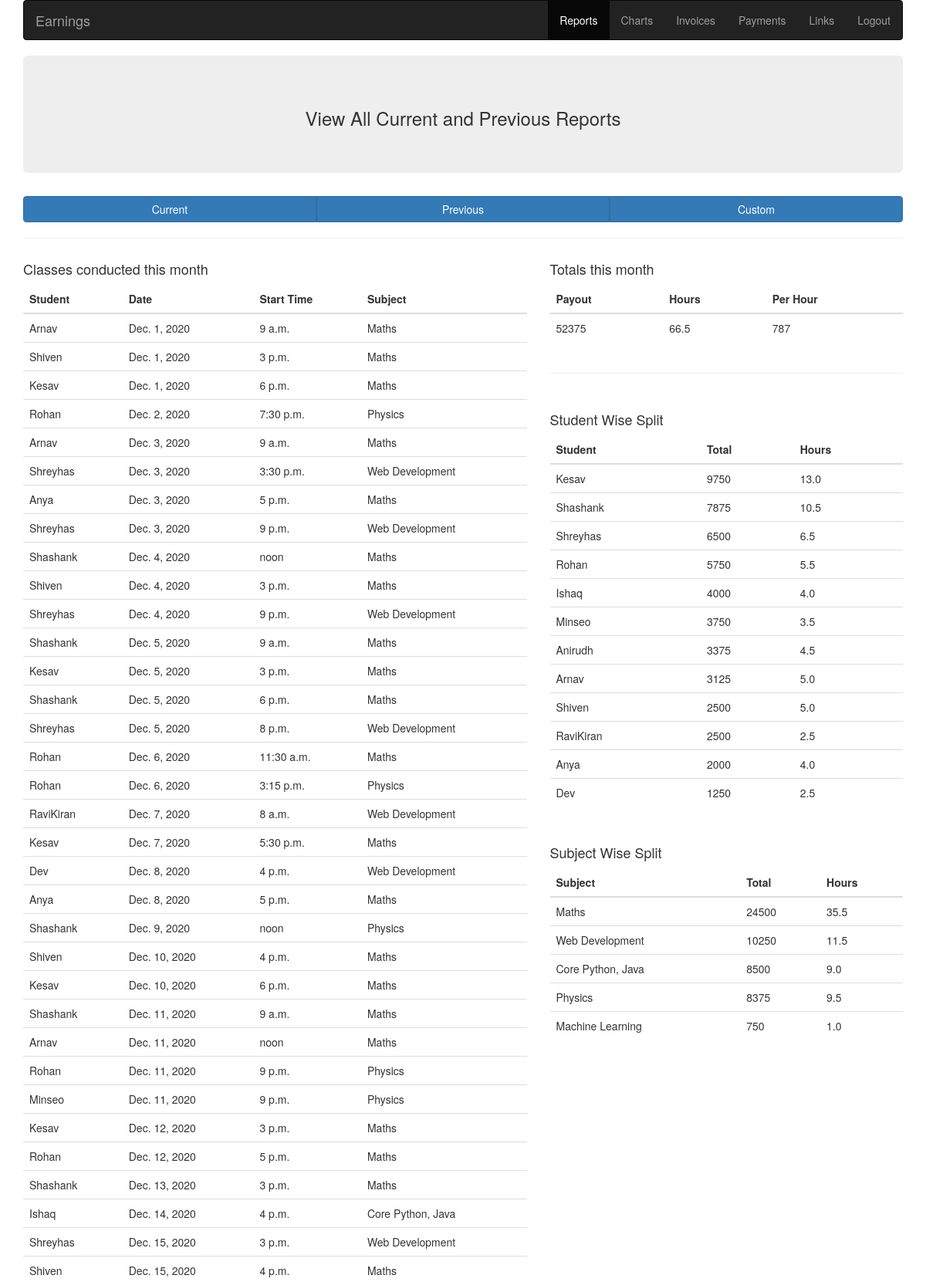
Screenshot of /reports/1/ (signed in, upper part) with the database file from the repository.
### reports/models.py (models this page shows, shortened)
class Class(models.Model):
    student = models.CharField(max_length=30)
    date = models.DateField()
    start_time = models.TimeField()
    end_time = models.TimeField()
    subject = models.CharField(max_length=30)
    topic = models.CharField(max_length=60)
    homework = models.CharField(max_length=60, default='None')
    brought_over = models.CharField(max_length=60, default='No')
    remarks = models.CharField(max_length=100, default="None")
    duration = models.FloatField()
    payout = models.IntegerField()

### reports/views.py (the view)
# urls.py: path('reports/<int:tab_id>/', reports.views.dashboard, name="dashboard"),
@login_required
def dashboard(request, tab_id):
    if tab_id in (1,2):
        start_date, end_date = get_dates(tab_id)
    else:
        start_date, end_date = request.POST["modal_start_date"], request.POST["modal_end_date"]
    classes = Class.objects.filter(
        date__gte=start_date,
        date__lte=end_date
    ).order_by('date', 'start_time')
    total, hours, hourly_average = get_totals(classes)
    student_wise = get_student_wise(classes)
    subject_wise = get_subject_wise(classes)
    return render(request, 'reports/dashboard.html', {'classes': classes,
                                                      'total': total,
                                                      'hours': hours,
                                                      'hourly_average' : hourly_average,
                                                      'student_wise': student_wise,
                                                      'subject_wise' : subject_wise})

### reports/views.py (called while the page is built, shortened)
def get_totals(classes):
    total = 0
    hours = 0
    for c in classes:
        total += c.payout
        hours += c.duration
    if hours == 0:
        return 0, 0, 0
    return total, hours, int(total/hours)

def get_student_wise(classes):
    s_wise = {}
    for c in classes:
        if c.student in s_wise:
            s_wise[c.student][0] += c.payout
            s_wise[c.student][1] += c.duration
        else:
            s_wise[c.student] = []
            s_wise[c.student].append(c.payout)
            s_wise[c.student].append(c.duration)
    s_wise = {k: v for k, v in sorted(s_wise.items(), key=lambda item: item[1], reverse=True)}
    return s_wise

def get_subject_wise(classes):
    s_wise = {}
    for c in classes:
        if c.subject in s_wise:
            s_wise[c.subject][0] += c.payout
            s_wise[c.subject][1] += c.duration
        else:
            s_wise[c.subject] = []
            s_wise[c.subject].append(c.payout)
            s_wise[c.subject].append(c.duration)
    s_wise = {k: v for k, v in sorted(s_wise.items(), key=lambda item: item[1], reverse=True)}
    return s_wise

def get_dates(tab_id):
    if tab_id == 1:
        start_date = datetime.now().replace(day=1)
        month = int(datetime.now().strftime("%m"))
        if month in [1, 3, 5, 7, 8, 10, 12]:
            last_date = 31
        elif month in [4, 6, 9, 11]:
            last_date = 30
        else:
            if datetime.now().year % 4 == 0:  # not checking for century years
                last_date = 29
            else:
                last_date = 28
        end_date = datetime.now().replace(day=last_date)
        return start_date, end_date

### reports/templates/reports/dashboard.html (shortened to what this page needs)
<!DOCTYPE html>
<html lang="en">
<head>
    {% load static %}
  <link rel="stylesheet" href="https://maxcdn.bootstrapcdn.com/bootstrap/3.4.1/css/bootstrap.min.css">
</head>
<body>
    <div class="container">
        <nav class="navbar navbar-inverse">
          <div class="container-fluid">
            <div class="navbar-header">
              <a class="navbar-brand" href="{% url 'landing' %}">Earnings</a>
            </div>
            <ul class="nav navbar-nav navbar-right">
              <li class="active"><a href="#">Reports</a></li>
              <li><a href="{% url 'charts' 1 %}">Charts</a></li>
              <li><a href="{% url 'invoices_home' %}">Invoices</a></li>
              <li><a href="{% url 'payments' %}">Payments</a></li>
              <li><a href="{% url 'links' %}">Links</a></li>
              <li><a href="{% url 'logout' %}">Logout</a></li>
            </ul>
          </div>
        </nav>
        <div class="jumbotron text-center">
            <h3>View All Current and Previous Reports</h3>
        </div>
        <div class="btn-group btn-group-justified">
                <a href="{% url 'dashboard' 1 %}" class="btn btn-primary">Current</a>
                <a href="{% url 'dashboard' 2 %}" class="btn btn-primary">Previous</a>
                <a href="{% url 'dashboard' 3 %}" class="btn btn-primary"
                   data-toggle = "modal"
                   data-target="#exampleModal">Custom</a>
        </div>
        <hr>
    </div>
    <div class="container">
        <div class="row">
            <div class="col-md-7">
                <h4>Classes conducted this month</h4>
                  <div class="table-responsive">
                      <table class="table table-hover">
                        <thead>
                          <tr>
                            <th>Student</th>
                            <th>Date</th>
                            <th>Start Time</th>
                            <th>Subject</th>
                          </tr>
                        </thead>
                        <tbody>
                        {% for class in classes.all %}
                          <tr>
                            <td>{{class.student}}</td>
                            <td>{{class.date}}</td>
                            <td>{{class.start_time}}</td>
                            <td>{{class.subject}}</td>
                          </tr>
                        {% endfor %}
                        </tbody>
                      </table>
                      </div>
            </div>
            <div class="col-md-5">
                <div id="total_earnings_month">
                    <h4>Totals this month</h4>
                  <div class="table-responsive">
                      <table class="table table-hover">
                        <thead>
                          <tr>
                            <th>Payout</th>
                            <th>Hours</th>
                            <th>Per Hour</th>
                          </tr>
                        </thead>
                        <tbody>
                          <tr>
                            <td>{{total}}</td>
                            <td>{{hours}}</td>
                            <td>{{hourly_average}}</td>
                          </tr>
                        </tbody>
                      </table>
                      </div>
                    <hr>
                </div>
                <br>
                <div id="student_wise">
                    <h4>Student Wise Split</h4>
                  <div class="table-responsive">
                      <table class="table table-hover">
                        <thead>
                          <tr>
                            <th>Student</th>
                            <th>Total</th>
                            <th>Hours</th>
                          </tr>
                        </thead>
                        <tbody>
                        {% for key, value in student_wise.items %}
                          <tr>
                            <td>{{key}}</td>
                            {% for v in value %}
                              <td>{{v}}</td>
                            {% endfor %}
                          </tr>
                        {% endfor %}
                        </tbody>
                      </table>
                      </div>
                </div>
                <br>
                <div id="subject_wise">
                    <h4> Subject Wise Split</h4>
                  <div class="table-responsive">
                      <table class="table table-hover">
                        <thead>
                          <tr>
                            <th>Subject</th>
                            <th>Total</th>
                            <th>Hours</th>
                          </tr>
                        </thead>
                        <tbody>
                        {% for key, value in subject_wise.items %}
                          <tr>
                            <td>{{key}}</td>
                            {% for v in value %}
                              <td>{{v}}</td>
                            {% endfor %}
                          </tr>
                        {% endfor %}
                        </tbody>
                      </table>
                      </div>
                </div>
            </div>
        </div>
    </div>
</body>
</html>

### rows the page displays
Class: student "Arnav", date "Dec. 1, 2020", start_time "9 a.m.", subject "Maths", student_wise "Arnav", subject_wise "Maths"
Class: student "Shiven", date "Dec. 1, 2020", start_time "3 p.m.", subject "Maths", student_wise "Shiven"
Class: student "Kesav", date "Dec. 1, 2020", start_time "6 p.m.", subject "Maths", student_wise "Kesav"
Class: student "Rohan", date "Dec. 2, 2020", start_time "7:30 p.m.", subject "Physics", student_wise "Rohan", subject_wise "Physics"
Class: student "Arnav", date "Dec. 3, 2020", start_time "9 a.m.", subject "Maths"
Class: student "Shreyhas", date "Dec. 3, 2020", start_time "3:30 p.m.", subject "Web Development", student_wise "Shreyhas", subject_wise "Web Development"
Class: student "Anya", date "Dec. 3, 2020", start_time "5 p.m.", subject "Maths", student_wise "Anya"
Class: student "Shreyhas", date "Dec. 3, 2020", start_time "9 p.m.", subject "Web Development"
Class: student "Shashank", date "Dec. 4, 2020", start_time "noon", subject "Maths", student_wise "Shashank"
Class: student "Shiven", date "Dec. 4, 2020", start_time "3 p.m.", subject "Maths"
Class: student "Shreyhas", date "Dec. 4, 2020", start_time "9 p.m.", subject "Web Development"
Class: student "Shashank", date "Dec. 5, 2020", start_time "9 a.m.", subject "Maths"
Class: student "Kesav", date "Dec. 5, 2020", start_time "3 p.m.", subject "Maths"
Class: student "Shashank", date "Dec. 5, 2020", start_time "6 p.m.", subject "Maths"
Class: student "Shreyhas", date "Dec. 5, 2020", start_time "8 p.m.", subject "Web Development"
Class: student "Rohan", date "Dec. 6, 2020", start_time "11:30 a.m.", subject "Maths"
Class: student "Rohan", date "Dec. 6, 2020", start_time "3:15 p.m.", subject "Physics"
Class: student "RaviKiran", date "Dec. 7, 2020", start_time "8 a.m.", subject "Web Development", student_wise "RaviKiran"
Class: student "Kesav", date "Dec. 7, 2020", start_time "5:30 p.m.", subject "Maths"
Class: student "Dev", date "Dec. 8, 2020", start_time "4 p.m.", subject "Web Development", student_wise "Dev"
Class: student "Anya", date "Dec. 8, 2020", start_time "5 p.m.", subject "Maths"
Class: student "Shashank", date "Dec. 9, 2020", start_time "noon", subject "Physics"
Class: student "Shiven", date "Dec. 10, 2020", start_time "4 p.m.", subject "Maths"
Class: student "Kesav", date "Dec. 10, 2020", start_time "6 p.m.", subject "Maths"
Class: student "Shashank", date "Dec. 11, 2020", start_time "9 a.m.", subject "Maths"
Class: student "Arnav", date "Dec. 11, 2020", start_time "noon", subject "Maths"
Class: student "Rohan", date "Dec. 11, 2020", start_time "9 p.m.", subject "Physics"
Class: student "Minseo", date "Dec. 11, 2020", start_time "9 p.m.", subject "Physics", student_wise "Minseo"
Class: student "Kesav", date "Dec. 12, 2020", start_time "3 p.m.", subject "Maths"
Class: student "Rohan", date "Dec. 12, 2020", start_time "5 p.m.", subject "Maths"
Class: student "Shashank", date "Dec. 13, 2020", start_time "3 p.m.", subject "Maths"
Class: student "Ishaq", date "Dec. 14, 2020", start_time "4 p.m.", subject "Core Python, Java", student_wise "Ishaq", subject_wise "Core Python, Java"
Class: student "Shreyhas", date "Dec. 15, 2020", start_time "3 p.m.", subject "Web Development"
Class: student "Shiven", date "Dec. 15, 2020", start_time "4 p.m.", subject "Maths"
Class: student_wise "Anirudh"
Class: subject_wise "Machine Learning", value "1.0"

### other values shown
{{ total }} "52375"
{{ hours }} "66.5"
{{ hourly_average }} "787"
{{ v }} "9750" "13.0" "7875" "10.5" "6500" "6.5" "5750" "5.5" "4000" "4.0" "3750" "3.5" "3375" "4.5" "3125" "5.0" "2500" "5.0" "2500" "2.5" "2000" "4.0" "1250" "2.5"
{{ v }} "24500" "35.5" "10250" "11.5" "8500" "9.0" "8375" "9.5" "750"
